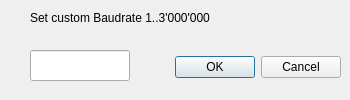
<?xml version="1.0" encoding="UTF-8"?>
<ui version="4.0">
 <class>CustomBaudrateDialog</class>
 <widget class="QDialog" name="CustomBaudrateDialog">
  <property name="geometry">
   <rect>
    <x>0</x>
    <y>0</y>
    <width>350</width>
    <height>100</height>
   </rect>
  </property>
  <property name="minimumSize">
   <size>
    <width>350</width>
    <height>100</height>
   </size>
  </property>
  <property name="maximumSize">
   <size>
    <width>350</width>
    <height>100</height>
   </size>
  </property>
  <property name="windowTitle">
   <string>Dialog</string>
  </property>
  <widget class="QDialogButtonBox" name="buttonBox">
   <property name="geometry">
    <rect>
     <x>0</x>
     <y>51</y>
     <width>341</width>
     <height>32</height>
    </rect>
   </property>
   <property name="orientation">
    <enum>Qt::Horizontal</enum>
   </property>
   <property name="standardButtons">
    <set>QDialogButtonBox::Cancel|QDialogButtonBox::Ok</set>
   </property>
  </widget>
  <widget class="QLineEdit" name="lineEditCustomBaud">
   <property name="geometry">
    <rect>
     <x>30</x>
     <y>50</y>
     <width>100</width>
     <height>31</height>
    </rect>
   </property>
  </widget>
  <widget class="QLabel" name="label">
   <property name="geometry">
    <rect>
     <x>30</x>
     <y>10</y>
     <width>181</width>
     <height>16</height>
    </rect>
   </property>
   <property name="text">
    <string>Set custom Baudrate 1..3'000'000</string>
   </property>
  </widget>
 </widget>
 <resources/>
 <connections>
  <connection>
   <sender>buttonBox</sender>
   <signal>accepted()</signal>
   <receiver>CustomBaudrateDialog</receiver>
   <slot>accept()</slot>
   <hints>
    <hint type="sourcelabel">
     <x>248</x>
     <y>254</y>
    </hint>
    <hint type="destinationlabel">
     <x>157</x>
     <y>274</y>
    </hint>
   </hints>
  </connection>
  <connection>
   <sender>buttonBox</sender>
   <signal>rejected()</signal>
   <receiver>CustomBaudrateDialog</receiver>
   <slot>reject()</slot>
   <hints>
    <hint type="sourcelabel">
     <x>316</x>
     <y>260</y>
    </hint>
    <hint type="destinationlabel">
     <x>286</x>
     <y>274</y>
    </hint>
   </hints>
  </connection>
 </connections>
</ui>
